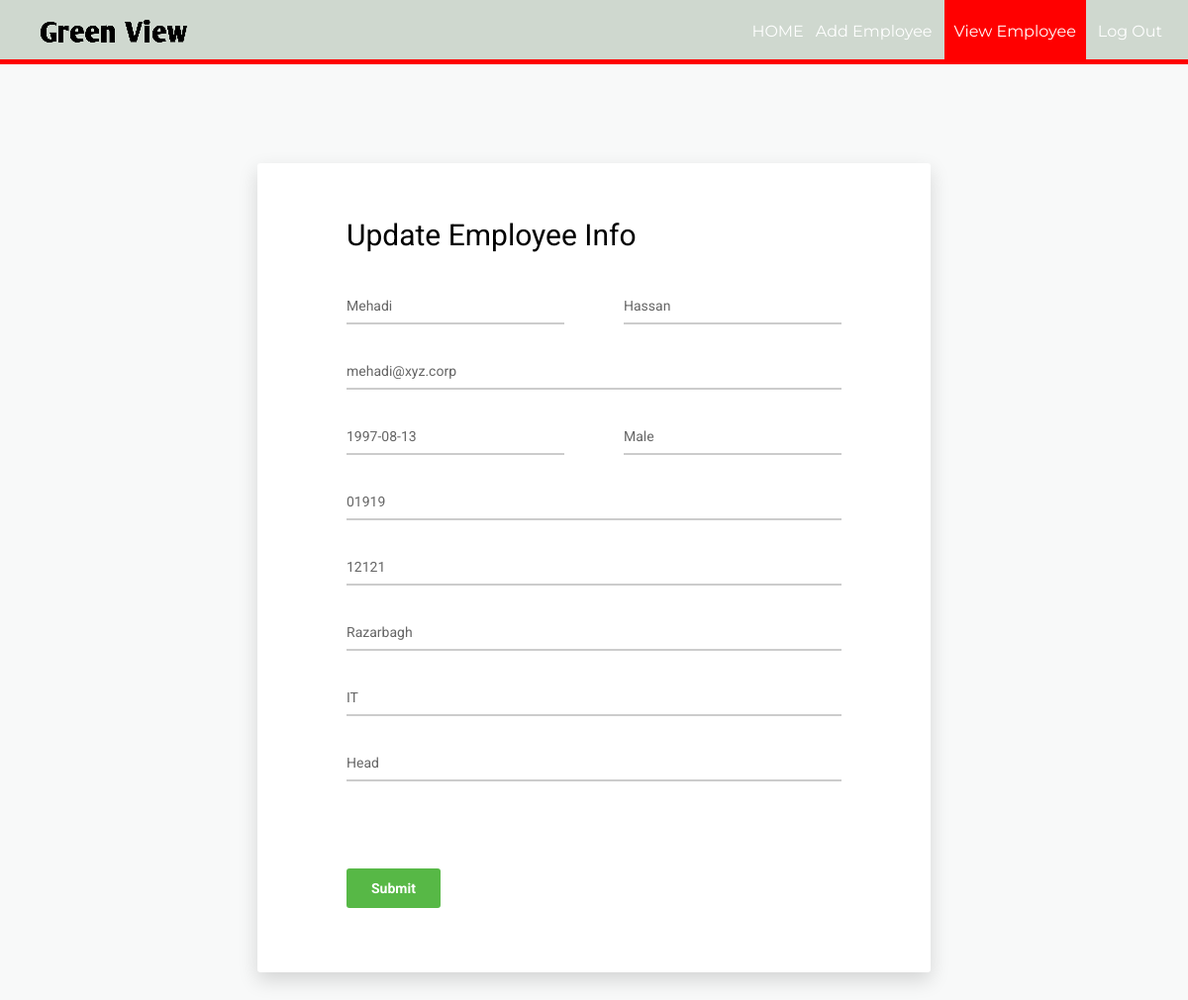
Page /edit.php?id=101 on the committed database.
### tables this page shows
CREATE TABLE `employee` (
  `id` int(11) NOT NULL,
  `firstName` varchar(100) NOT NULL,
  `lastName` varchar(100) NOT NULL,
  `email` varchar(100) NOT NULL,
  `password` text NOT NULL,
  `birthday` date NOT NULL,
  `gender` varchar(10) NOT NULL,
  `contact` varchar(20) NOT NULL,
  `nid` int(20) NOT NULL,
  `address` varchar(100) DEFAULT NULL,
  `dept` varchar(100) NOT NULL,
  `degree` varchar(100) NOT NULL,
  `pic` text NOT NULL
);

### edit.php (the view, shortened to what this page needs)
<?php
require_once ('process/dbh.php');
?>
<?php
	$id = (isset($_GET['id']) ? $_GET['id'] : '');
	$sql = "SELECT * from `employee` WHERE id=$id";
	$result = mysqli_query($conn, $sql);
	if($result){
	while($res = mysqli_fetch_assoc($result)){
	$firstname = $res['firstName'];
	$lastname = $res['lastName'];
	$email = $res['email'];
	$contact = $res['contact'];
	$address = $res['address'];
	$gender = $res['gender'];
	$birthday = $res['birthday'];
	$nid = $res['nid'];
	$dept = $res['dept'];
	$degree = $res['degree'];
}
}
?>
<html>
<head>
    <link href="vendor/mdi-font/css/material-design-iconic-font.min.css" rel="stylesheet" media="all">
    <link href="vendor/font-awesome-4.7/css/font-awesome.min.css" rel="stylesheet" media="all">
    <link href="vendor/select2/select2.min.css" rel="stylesheet" media="all">
    <link href="vendor/datepicker/daterangepicker.css" rel="stylesheet" media="all">
    <link href="css/main.css" rel="stylesheet" media="all">
</head>
<body>
	<header>
		<nav>
        <h1><img src="./assets/logo-img.png" alt="logo" srcset=""></h1>
			<ul id="navli">
				<li><a class="homeblack" href="index.html">HOME</a></li>
				<li><a class="homeblack" href="addemp.php">Add Employee</a></li>
				<li><a class="homered" href="viewemp.php">View Employee</a></li>
				<li><a class="homeblack" href="elogin.html">Log Out</a></li>
			</ul>
		</nav>
	</header>
	<div class="divider"></div>
	<div class="page-wrapper bg-blue p-t-100 p-b-100 font-robo">
        <div class="wrapper wrapper--w680">
            <div class="card card-1">
                <div class="card-body">
                    <h2 class="title">Update Employee Info</h2>
                    <form id = "registration" action="edit.php" method="POST">
                        <div class="row row-space">
                            <div class="col-2">
                                <div class="input-group">
                                     <input class="input--style-1" type="text" name="firstName" value="<?php echo $firstname;?>" >
                                </div>
                            </div>
                            <div class="col-2">
                                <div class="input-group">
                                    <input class="input--style-1" type="text" name="lastName" value="<?php echo $lastname;?>">
                                </div>
                            </div>
                        </div>
                        <div class="input-group">
                            <input class="input--style-1" type="email"  name="email" value="<?php echo $email;?>">
                        </div>
                        <div class="row row-space">
                            <div class="col-2">
                                <div class="input-group">
                                    <input class="input--style-1" type="text" name="birthday" value="<?php echo $birthday;?>">
                                </div>
                            </div>
                            <div class="col-2">
                                <div class="input-group">
									<input class="input--style-1" type="text" name="gender" value="<?php echo $gender;?>">
                                </div>
                            </div>
                        </div>
                        <div class="input-group">
                            <input class="input--style-1" type="number" name="contact" value="<?php echo $contact;?>">
                        </div>
                        <div class="input-group">
                            <input class="input--style-1" type="number" name="nid" value="<?php echo $nid;?>">
                        </div>
                         <div class="input-group">
                            <input class="input--style-1" type="text"  name="address" value="<?php echo $address;?>">
                        </div>
                        <div class="input-group">
                            <input class="input--style-1" type="text" name="dept" value="<?php echo $dept;?>">
                        </div>
                        <div class="input-group">
                            <input class="input--style-1" type="text" name="degree" value="<?php echo $degree;?>">
                        </div>
                        <input type="hidden" name="id" id="textField" value="<?php echo $id;?>" required="required"><br><br>
                        <div class="p-t-20">
                            <button class="btn btn--radius btn--green" type="submit" name="update">Submit</button>
                        </div>
                    </form>
                </div>
            </div>
        </div>
    </div>
</body>
</html>

### css/main.css (style rules this page uses)
body { margin: 0px; }
header { background:#cfd8cf !important; color: white; padding: 16px 20px 6px 40px; height: 60px; }
header h1 { display: inline; font-family: 'Lobster', cursive; font-weight: 400; font-size: 32px; float: left; margin-top: 0px; margin-right: 10px; }
nav ul { display: inline; padding: 6px; float: right; }
nav ul li { display: inline-block; list-style-type: none; color: white; float: left; margin-left: 12px; }
nav ul li a { color: white; text-decoration: none; }
#navli { font-family: 'Montserrat', sans-serif; }
.homered { background-color: red; padding: 30px 10px 22px 10px; }
.divider { background-color: red; height: 5px; }
.font-robo { font-family: "Roboto", "Arial", "Helvetica Neue", sans-serif; }
.row { display: -webkit-box; display: -webkit-flex; display: -moz-box; display: -ms-flexbox; display: flex; -webkit-flex-wrap: wrap; -ms-flex-wrap: wrap; flex-wrap: wrap; }
.row-space { -webkit-box-pack: justify; -webkit-justify-content: space-between; -moz-box-pack: justify; -ms-flex-pack: justify; justify-content: space-between; }
.col-2 { width: -webkit-calc((100% - 60px) / 2); width: -moz-calc((100% - 60px) / 2); width: calc((100% - 60px) / 2); }
html { -webkit-box-sizing: border-box; -moz-box-sizing: border-box; box-sizing: border-box; }
* { padding: 0; margin: 0; }
*, *:before, *:after { -webkit-box-sizing: inherit; -moz-box-sizing: inherit; box-sizing: inherit; }
h2, h3, h4, h5, h6, blockquote, p, pre, dl, dd, ol, ul, figure, hr, fieldset, legend { margin: 0; padding: 0; }
button { outline: none; background: none; border: none; }
.page-wrapper { min-height: 100vh; }
h1, h2, h3, h4, h5, h6 { font-weight: 400; }
h1 { font-size: 36px; }
h2 { font-size: 30px; }
.bg-blue { background: #F8F9F9; }
.p-t-100 { padding-top: 100px; }
.p-t-20 { padding-top: 20px; }
.p-b-100 { padding-bottom: 100px; }
.wrapper { margin: 0 auto; }
.wrapper--w680 { max-width: 680px; }
.btn { line-height: 40px; display: inline-block; padding: 0 25px; cursor: pointer; font-family: "Roboto", "Arial", "Helvetica Neue", sans-serif; color: #fff; -webkit-transition: all 0.4s ease; -o-transition: all 0.4s ease; -moz-transition: all 0.4s ease; transition: all 0.4s ease; font-size: 14px; font-weight: 700; }
.btn--radius { -webkit-border-radius: 3px; -moz-border-radius: 3px; border-radius: 3px; }
.btn--green { background: #57b846; }
input { outline: none; margin: 0; border: none; -webkit-box-shadow: none; -moz-box-shadow: none; box-shadow: none; width: 100%; font-size: 14px; font-family: inherit; }
.input-group { position: relative; margin-bottom: 30px; border-bottom: 2px solid #ccc; }
.input--style-1 { padding: 9px 0; color: #666; }
.title { margin-bottom: 37px; }
.card { overflow: hidden; -webkit-border-radius: 3px; -moz-border-radius: 3px; border-radius: 3px; background: #fff; }
.card-1 { -webkit-box-shadow: 0px 8px 20px 0px rgba(0, 0, 0, 0.15); -moz-box-shadow: 0px 8px 20px 0px rgba(0, 0, 0, 0.15); box-shadow: 0px 8px 20px 0px rgba(0, 0, 0, 0.15); }
.card-1 .card-body { padding: 0 90px; padding-top: 55px; padding-bottom: 65px; }

### rows in the picture
employee: firstName "Mehadi", lastName "Hassan", email "mehadi@xyz.corp", birthday "1997-08-13", gender "Male", contact "01919", nid "12121", address "Razarbagh", dept "IT", degree "Head"
